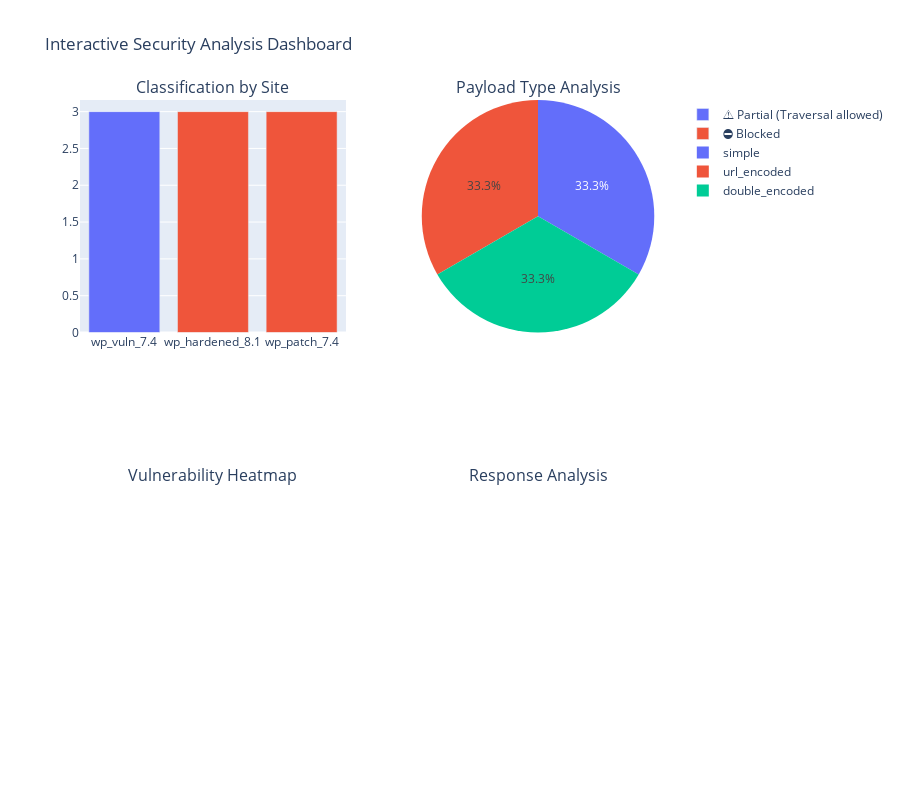

This figure's notebook cell:
### Code cell
import pandas as pd
import matplotlib.pyplot as plt
import seaborn as sns
import numpy as np
from collections import Counter
import plotly.express as px
import plotly.graph_objects as go
from plotly.subplots import make_subplots

# Read the data
df = pd.read_csv('dynamic_results.csv')

# Set up the plotting style
plt.style.use('default')
sns.set_palette("husl")
fig_size = (15, 10)

# Create a figure with multiple subplots
fig, axes = plt.subplots(3, 3, figsize=(18, 15))
fig.suptitle('Security Testing Results - Comprehensive Analysis', fontsize=16, fontweight='bold')

# 1. Bar Chart: Classification by Site
ax1 = axes[0, 0]
classification_by_site = df.groupby(['Site', 'Classification']).size().unstack(fill_value=0)
classification_by_site.plot(kind='bar', ax=ax1, color=['#ff6b6b', '#4ecdc4'])
ax1.set_title('Security Classification by Site')
ax1.set_xlabel('Site')
ax1.set_ylabel('Count')
ax1.tick_params(axis='x', rotation=45)
ax1.legend(title='Classification')

# 2. Stacked Bar Chart: Payload Types vs Sites
ax2 = axes[0, 1]
payload_site = df.groupby(['Site', 'Payload Type']).size().unstack(fill_value=0)
payload_site.plot(kind='bar', stacked=True, ax=ax2, color=['#95e1d3', '#f3d250', '#f08a5d'])
ax2.set_title('Payload Types Distribution by Site')
ax2.set_xlabel('Site')
ax2.set_ylabel('Count')
ax2.tick_params(axis='x', rotation=45)
ax2.legend(title='Payload Type')

# 3. Heatmap: Site vs Payload Type (Success Rate)
ax3 = axes[0, 2]
# Create success matrix (1 for Partial/allowed, 0 for Blocked)
df['Success'] = df['Classification'].apply(lambda x: 1 if 'Partial' in x else 0)
heatmap_data = df.pivot_table(values='Success', index='Site', columns='Payload Type', aggfunc='mean')
sns.heatmap(heatmap_data, annot=True, cmap='RdYlBu_r', ax=ax3, cbar_kws={'label': 'Success Rate'})
ax3.set_title('Vulnerability Success Rate Heatmap')

# 4. Pie Chart: Overall Classification Distribution
ax4 = axes[1, 0]
classification_counts = df['Classification'].value_counts()
colors = ['#ff6b6b', '#4ecdc4']
ax4.pie(classification_counts.values, labels=classification_counts.index, autopct='%1.1f%%', 
        colors=colors, startangle=90)
ax4.set_title('Overall Security Classification Distribution')

# 5. Horizontal Bar Chart: Plugin Responses
ax5 = axes[1, 1]
response_counts = df['Plugin Response'].value_counts()
ax5.barh(range(len(response_counts)), response_counts.values, 
         color=['#ff9ff3', '#54a0ff', '#5f27cd'])
ax5.set_yticks(range(len(response_counts)))
ax5.set_yticklabels(response_counts.index)
ax5.set_title('Plugin Response Frequency')
ax5.set_xlabel('Count')

# 6. Grouped Bar Chart: HTTP Status by Site
ax6 = axes[1, 2]
status_by_site = df.groupby(['Site', 'HTTP Status']).size().unstack(fill_value=0)
status_by_site.plot(kind='bar', ax=ax6, color=['#00d2d3'])
ax6.set_title('HTTP Status Code Distribution by Site')
ax6.set_xlabel('Site')
ax6.set_ylabel('Count')
ax6.tick_params(axis='x', rotation=45)
ax6.legend(title='HTTP Status')

# 7. Donut Chart: Payload Type Distribution
ax7 = axes[2, 0]
payload_counts = df['Payload Type'].value_counts()
wedges, texts, autotexts = ax7.pie(payload_counts.values, labels=payload_counts.index, 
                                   autopct='%1.1f%%', startangle=90,
                                   colors=['#ff7675', '#74b9ff', '#00b894'])
# Create donut effect
centre_circle = plt.Circle((0,0), 0.70, fc='white')
ax7.add_artist(centre_circle)
ax7.set_title('Payload Type Distribution (Donut)')

# 8. Line Plot: Vulnerability Trend (simulated time series)
ax8 = axes[2, 1]
# Create a trend simulation based on site order
sites_ordered = df['Site'].unique()
vulnerability_trend = []
for site in sites_ordered:
    vuln_rate = df[df['Site'] == site]['Success'].mean()
    vulnerability_trend.append(vuln_rate)

ax8.plot(range(len(sites_ordered)), vulnerability_trend, marker='o', linewidth=2, 
         markersize=8, color='#e17055')
ax8.set_xticks(range(len(sites_ordered)))
ax8.set_xticklabels(sites_ordered, rotation=45)
ax8.set_title('Vulnerability Rate Trend Across Sites')
ax8.set_ylabel('Vulnerability Rate')
ax8.grid(True, alpha=0.3)

# 9. Stacked Area Chart: Security Status Over Configurations
ax9 = axes[2, 2]
# Prepare data for stacked area
config_order = ['wp_vuln_7.4', 'wp_patch_7.4', 'wp_hardened_8.1']
blocked_counts = []
partial_counts = []

for config in config_order:
    config_data = df[df['Site'] == config]
    blocked = len(config_data[config_data['Classification'].str.contains('Blocked')])
    partial = len(config_data[config_data['Classification'].str.contains('Partial')])
    blocked_counts.append(blocked)
    partial_counts.append(partial)

x = np.arange(len(config_order))
ax9.fill_between(x, 0, blocked_counts, alpha=0.7, color='#00b894', label='Blocked')
ax9.fill_between(x, blocked_counts, np.array(blocked_counts) + np.array(partial_counts), 
                 alpha=0.7, color='#e17055', label='Partial/Vulnerable')
ax9.set_xticks(x)
ax9.set_xticklabels(config_order, rotation=45)
ax9.set_title('Security Status Stacked Area')
ax9.set_ylabel('Count')
ax9.legend()

plt.tight_layout()
plt.show()

# Additional Analysis Options:

# 10. Create a correlation matrix
print("\n=== CORRELATION ANALYSIS ===")
# Create numerical encodings for categorical variables
df_encoded = df.copy()
df_encoded['Site_encoded'] = pd.Categorical(df['Site']).codes
df_encoded['Payload_Type_encoded'] = pd.Categorical(df['Payload Type']).codes
df_encoded['Classification_encoded'] = pd.Categorical(df['Classification']).codes

correlation_matrix = df_encoded[['Site_encoded', 'Payload_Type_encoded', 'HTTP Status', 'Classification_encoded']].corr()
print(correlation_matrix)

# 11. Statistical Summary
print("\n=== STATISTICAL SUMMARY ===")
print("Vulnerability Summary by Site:")
vulnerability_summary = df.groupby('Site').agg({
    'Classification': lambda x: (x.str.contains('Partial')).sum(),
    'HTTP Status': 'mean',
    'Site': 'count'
}).rename(columns={'Classification': 'Vulnerable_Count', 'Site': 'Total_Tests'})
vulnerability_summary['Vulnerability_Rate'] = vulnerability_summary['Vulnerable_Count'] / vulnerability_summary['Total_Tests']
print(vulnerability_summary)

# 12. Create an interactive Plotly dashboard (optional)
print("\n=== CREATING INTERACTIVE PLOTLY CHARTS ===")

# Interactive scatter plot
fig_interactive = make_subplots(
    rows=2, cols=2,
    subplot_titles=('Classification by Site', 'Payload Type Analysis', 
                   'Vulnerability Heatmap', 'Response Analysis'),
    specs=[[{"type": "bar"}, {"type": "pie"}],
           [{"type": "heatmap"}, {"type": "bar"}]]
)

# Add interactive bar chart
site_class_counts = df.groupby(['Site', 'Classification']).size().reset_index(name='count')
for classification in df['Classification'].unique():
    data = site_class_counts[site_class_counts['Classification'] == classification]
    fig_interactive.add_trace(
        go.Bar(x=data['Site'], y=data['count'], name=classification),
        row=1, col=1
    )

# Add pie chart
fig_interactive.add_trace(
    go.Pie(labels=payload_counts.index, values=payload_counts.values, name="Payload Types"),
    row=1, col=2
)

fig_interactive.update_layout(height=800, showlegend=True, 
                            title_text="Interactive Security Analysis Dashboard")

# Show the interactive plot
fig_interactive.show()

# 13. Advanced Analysis Suggestions
print("\n=== ADDITIONAL ANALYSIS SUGGESTIONS ===")
print("1. Time-series analysis (if you have timestamp data)")
print("2. Chi-square test for independence between variables")
print("3. Regression analysis to predict vulnerability likelihood")
print("4. Clustering analysis to group similar attack patterns")
print("5. ROC curve analysis for security effectiveness")
print("6. Monte Carlo simulation for risk assessment")
print("7. Decision tree visualization for security rules")
print("8. Network graph showing relationships between variables")
print("9. Box plots for distribution analysis")
print("10. Violin plots for detailed distribution shapes")

# 14. Export results for further analysis
df.to_csv('analyzed_security_results.csv', index=False)
print("\nResults exported to 'analyzed_security_results.csv'")

### Figure 1 — Plotly figure (JSON) as saved in the notebook; plotly's stock layout.template omitted (floating-point values rounded to 4 significant figures)
{"data": [{"name": "⚠️ Partial (Traversal allowed)", "type": "bar", "x": ["wp_vuln_7.4"], "xaxis": "x", "y": [3], "yaxis": "y"}, {"name": "⛔ Blocked", "type": "bar", "x": ["wp_hardened_8.1", "wp_patch_7.4"], "xaxis": "x", "y": [3, 3], "yaxis": "y"}, {"domain": {"x": [0.55, 1], "y": [0.625, 1]}, "labels": ["simple", "url_encoded", "double_encoded"], "name": "Payload Types", "type": "pie", "values": [3, 3, 3]}], "layout": {"annotations": [{"font": {"size": 16}, "showarrow": false, "text": "Classification by Site", "x": 0.225, "xanchor": "center", "xref": "paper", "y": 1, "yanchor": "bottom", "yref": "paper"}, {"font": {"size": 16}, "showarrow": false, "text": "Payload Type Analysis", "x": 0.775, "xanchor": "center", "xref": "paper", "y": 1, "yanchor": "bottom", "yref": "paper"}, {"font": {"size": 16}, "showarrow": false, "text": "Vulnerability Heatmap", "x": 0.225, "xanchor": "center", "xref": "paper", "y": 0.375, "yanchor": "bottom", "yref": "paper"}, {"font": {"size": 16}, "showarrow": false, "text": "Response Analysis", "x": 0.775, "xanchor": "center", "xref": "paper", "y": 0.375, "yanchor": "bottom", "yref": "paper"}], "height": 800, "showlegend": true, "title": {"text": "Interactive Security Analysis Dashboard"}, "xaxis": {"anchor": "y", "domain": [0, 0.45]}, "xaxis2": {"anchor": "y2", "domain": [0, 0.45]}, "xaxis3": {"anchor": "y3", "domain": [0.55, 1]}, "yaxis": {"anchor": "x", "domain": [0.625, 1]}, "yaxis2": {"anchor": "x2", "domain": [0, 0.375]}, "yaxis3": {"anchor": "x3", "domain": [0, 0.375]}}}
